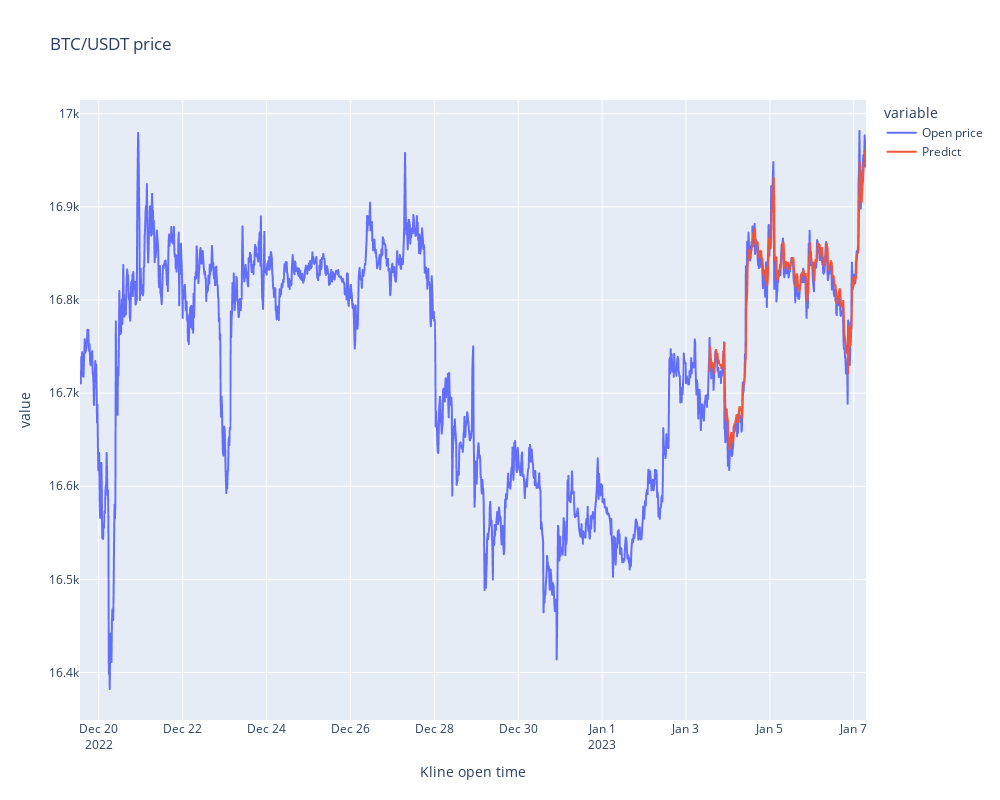

The code cell stored with this chart in its notebook:
### Code cell
fig = px.line(lstm_df[["Open price","Predict"]], title="BTC/USDT price" , width=1000, height=800)
fig.show()

### Figure 1 — Plotly figure (JSON) as saved in the notebook; plotly's stock layout.template omitted (floating-point values rounded to 4 significant figures; data arrays with more than 128 entries replaced by an {"elided": "..."} marker saying what was removed)
{"data": [{"hovertemplate": "variable=Open price<br>Kline open time=%{x}<br>value=%{y}<extra></extra>", "legendgroup": "Open price", "line": {"color": "#636efa", "dash": "solid"}, "marker": {"symbol": "circle"}, "mode": "lines", "name": "Open price", "showlegend": true, "type": "scattergl", "x": {"elided": "1800 str values"}, "xaxis": "x", "y": {"elided": "1800 float values"}, "yaxis": "y"}, {"hovertemplate": "variable=Predict<br>Kline open time=%{x}<br>value=%{y}<extra></extra>", "legendgroup": "Predict", "line": {"color": "#EF553B", "dash": "solid"}, "marker": {"symbol": "circle"}, "mode": "lines", "name": "Predict", "showlegend": true, "type": "scattergl", "x": {"elided": "1800 str values"}, "xaxis": "x", "y": {"elided": "1800 float values"}, "yaxis": "y"}], "layout": {"height": 800, "legend": {"title": {"text": "variable"}, "tracegroupgap": 0}, "title": {"text": "BTC/USDT price"}, "width": 1000, "xaxis": {"anchor": "y", "domain": [0, 1], "title": {"text": "Kline open time"}}, "yaxis": {"anchor": "x", "domain": [0, 1], "title": {"text": "value"}}}}
